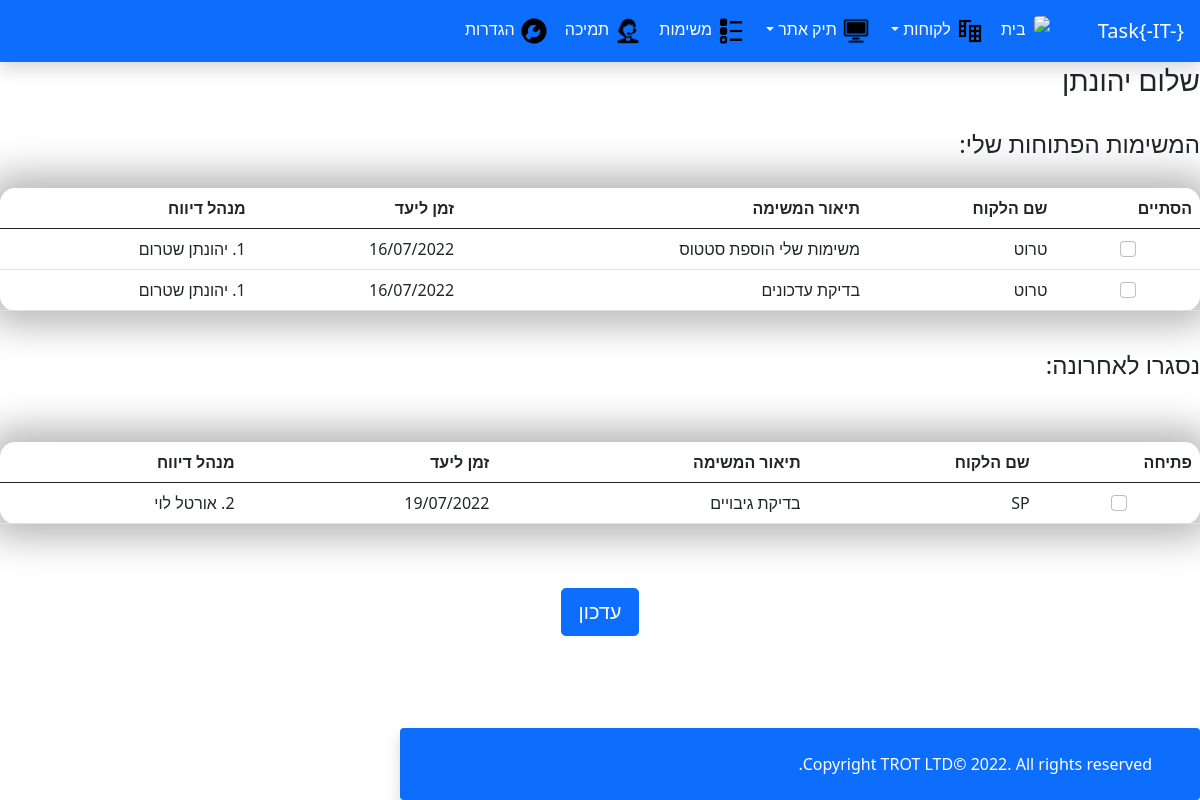
Page /home (signed in) on the committed database.
### taskManager/models.py (models this page shows, shortened)
class Tasks(db.Model):
    id = db.Column(db.Integer, primary_key=True)
    assignTo = db.Column(db.String(20))
    description = db.Column(db.String(20))
    customer = db.Column(db.String(100))
    deadline = db.Column(db.String(12))
    reportTo = db.Column(db.String(20))
    employee_id = db.Column(db.Integer, db.ForeignKey('employees.id'), nullable=False)
    status = db.Column(db.String(20), nullable=True, default="פתוח")

### taskManager/routes.py (the view, shortened to what this page needs)
@main.route('/home', methods=('GET', 'POST'))
@login_required
def home():
    form = HomeSubmit()
    if 'username' in session:
        username = session['username']
        email = session['email']
        employeeID = Employees.query.filter_by(email=email).first_or_404()
        admin = Users.query.filter_by(email=email).first_or_404()
        tasks = Tasks.query.filter_by(employee_id=employeeID.id, status='משימה פתוחה').all()
        closedTasks = Tasks.query.filter_by(employee_id=employeeID.id, status='משימה נסגרה').limit(3).all()
    return render_template('home.html', employeeID=employeeID, tasks=tasks, form=form, closedTasks=closedTasks, admin=admin)

### taskManager/forms.py
class HomeSubmit(FlaskForm):
    submit = SubmitField('עדכון')

### taskManager/models.py (called while the page is built)
@login_manager.user_loader
def load_user(user_id):
    return Users.query.get(user_id)

### taskManager/templates/home.html (shortened to what this page needs)
{%  extends 'navbar.html' %}
{% block extracss %}
    <link href="../static/style.css" rel="stylesheet">
    <link href="../static/table.css" rel="stylesheet">
{% endblock %}
{% block content %}
        <form method="POST" action="">
    {% block table %}
        <h3> שלום {{ session.username }} </h3>
        <h4>המשימות הפתוחות שלי:</h4>
    <table class="table">
     <thead class="thead-dark">
        <tr>
            <th scope="col">הסתיים</th>
            <th scope="col">שם הלקוח</th>
            <th scope="col">תיאור המשימה</th>
            <th scope="col">זמן ליעד</th>
            <th scope="col">מנהל דיווח</th>
        </tr>
     </thead>
 <tbody>
 {%- for row in tasks %}
    <tr>
        <td class="complete">
            <input class="form-check-input {{ row.id }}" type="checkbox" value="{{ row.id }}" id="flexCheckDefault" name="task-checkbox">
       </td>
       <td>
           {{ row.customer}}
       </td>
           <td>
           {{ row.description}}
       </td>
        <td>
           {{ row.deadline}}
       </td>
            <td>
           {{ row.reportTo}}
       </td>
    </tr>
 {%- endfor %}
 </tbody>
    </table>
<br>
<h4> נסגרו לאחרונה:</h4>
        <br>
    <table class="table">
     <thead class="thead-dark">
        <tr>
            <th scope="col">פתיחה</th>
            <th scope="col">שם הלקוח</th>
            <th scope="col">תיאור המשימה</th>
            <th scope="col">זמן ליעד</th>
            <th scope="col">מנהל דיווח</th>
        </tr>
     </thead>
 <tbody>
 {%- for row in closedTasks %}
    <tr>
        <td class="complete">
            <input class="form-check-input {{ row.id }}" type="checkbox" value="{{ row.id }}" id="flexCheckDefault" name="closetask-checkbox">
       </td>
       <td>
           {{ row.customer}}
       </td>
           <td>
           {{ row.description}}
       </td>
        <td>
           {{ row.deadline}}
       </td>
            <td>
           {{ row.reportTo}}
       </td>
    </tr>
 {%- endfor %}
 </tbody>
 </table>
{% endblock table %}
        <div class="text-center">
            {{ form.submit(class_="btn btn-primary btn-lg") }}
        </div>
    </form>
{% endblock content %}

### taskManager/static/style.css (style rules this page uses)
html, body { width: 100%; height: 100%; }
body { direction: rtl; align-items: stretch; flex-direction: column; display: flex; flex-grow: 1; flex-shrink: 0; flex: 1 0 auto; }

### taskManager/static/table.css (style rules this page uses)
table { background-color: transparent; margin: 30px auto; border-collapse: separate; border-spacing: 0; box-shadow: 0px 0px 36px 15px rgba(0, 0, 0, 0.28); border-radius: 15px; }
tr td { background-color: #fff; padding: 20px; }
.complete { align-items: center; justify-content: center; text-align: center; }

### rows in the picture
Tasks: customer "טרוט", description "משימות שלי הוספת סטטוס", deadline "16/07/2022", reportTo "1. יהונתן שטרום"
Tasks: customer "טרוט", description "בדיקת עדכונים", deadline "16/07/2022", reportTo "1. יהונתן שטרום"
Tasks: customer "SP", description "בדיקת גיבויים", deadline "19/07/2022", reportTo "2. אורטל לוי"

### other values in the picture
{{ session.username }} "יהונתן"
